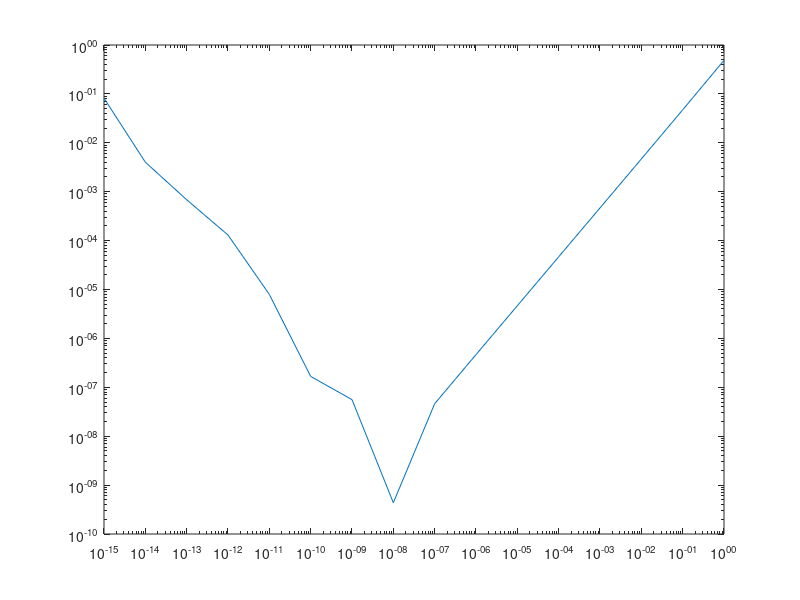

Write MATLAB code to recreate this figure.
clc,close;

f = @(x) sin(x);
x0 = 1.2;

x1 = zeros(1, 16);
x2 = zeros(1, 16);
for i = 1 : 16
    x1(i) = 10^(1 - i);
    x2(i) = abs((f(x0 + x1(i)) - f(x0)) / x1(i) - cos(x0));
end

loglog(x1, x2)
